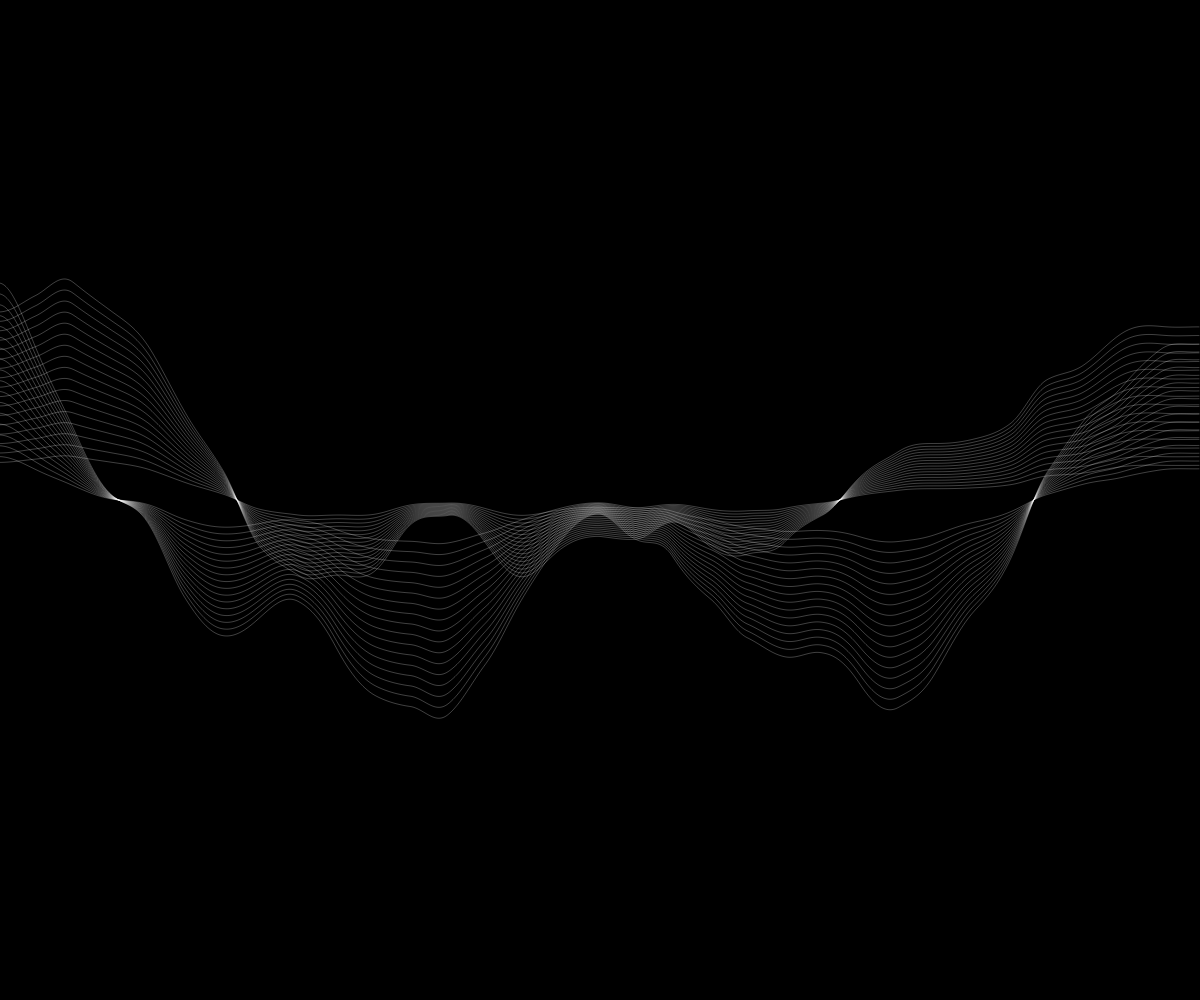
Frame 1 (no input)
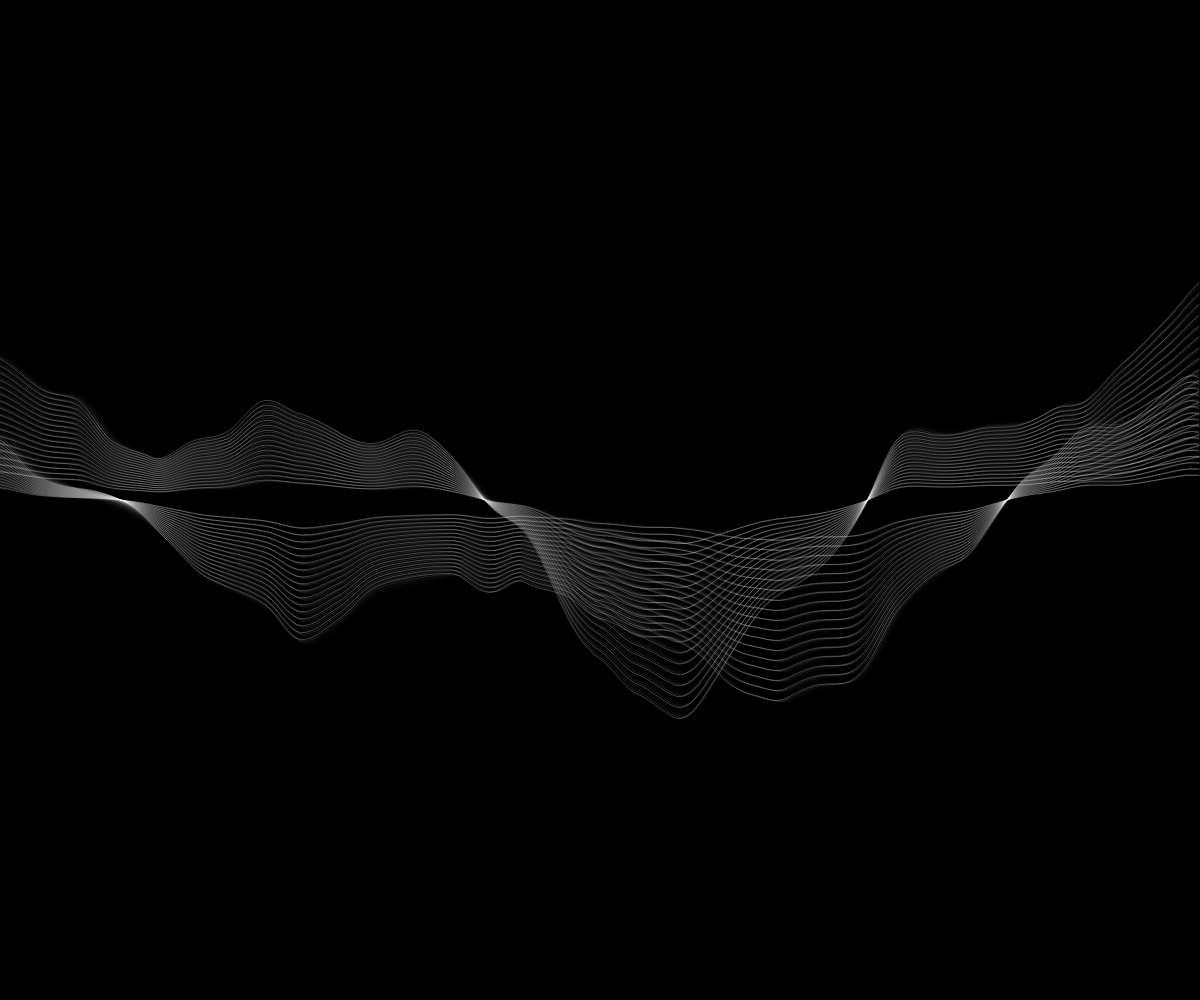
Frame 60 (no input)
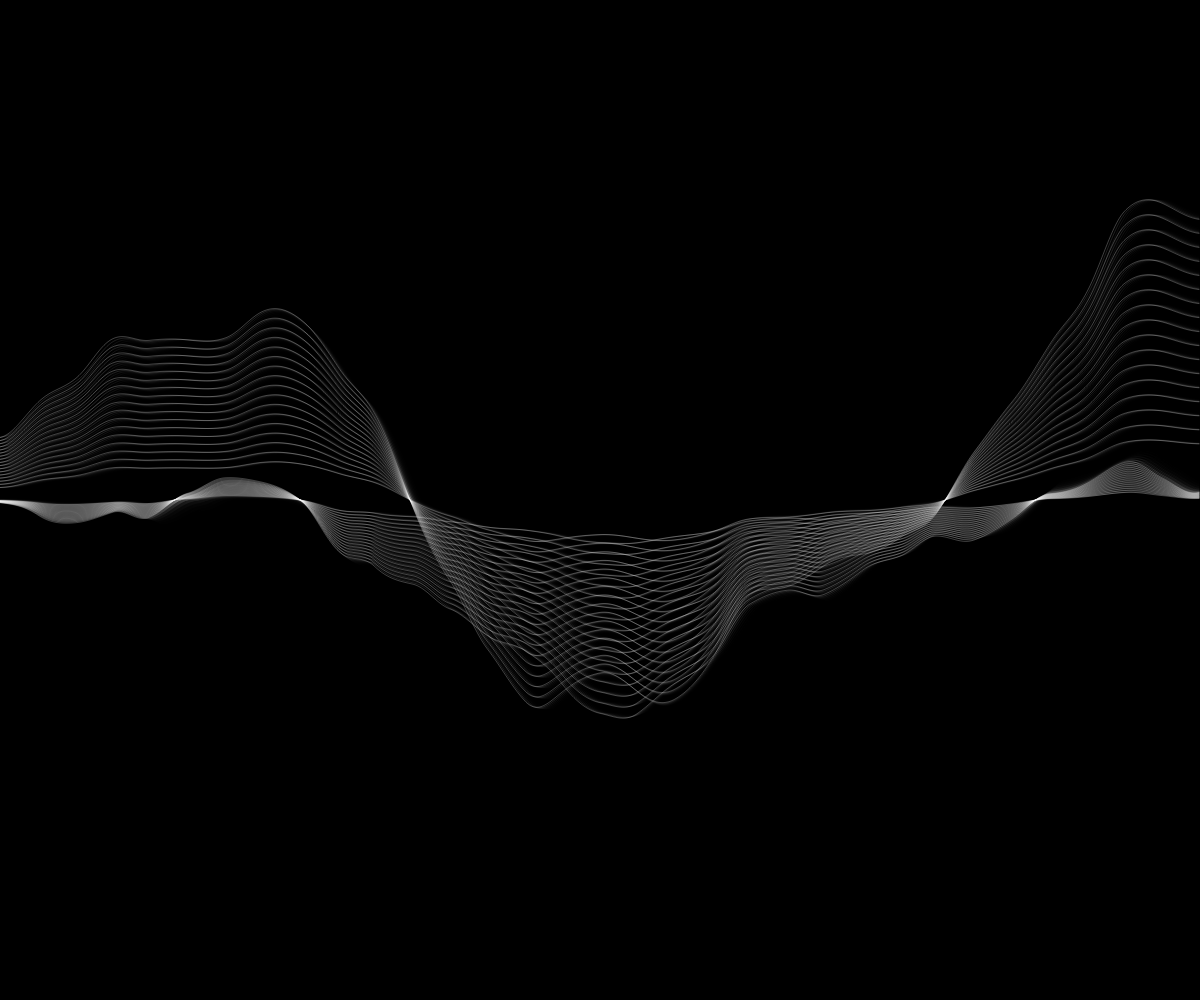
Frame 120 (the mouse pressed at the canvas centre since frame 60)

The p5.js sketch that drew these frames (run headless with seeded random() and noise() and a simulated clock; from frame 60 on, the mouse is pressed at the canvas centre):

// p5.js sketch
// ── sketch.js
const noiseScale = 2.0;

function squared(x){
  return x * x;
}

function mix(x, y, z){
  return x + (y - x) *z;
}

function coordFract(x, axis){
  // return x;
  return fract(x / axis) * axis;
}

function perlinCustom(x){
  return noise(x * noiseScale) * 2.0 - 1.0;
}

function setup(){
  createCanvas(windowWidth, windowHeight);
 
  background(0);
}

function flowLine(x, y, z, w){
  noFill();
  stroke(255, 255, 255, 64);

  beginShape();
  
  for(let i = 0; i < width; i++){
    let noise0 = perlinCustom(i / width + x * 0.125 + z);
    let noise1 = perlinCustom(i / width - x * 0.25 + z);
    let noise2 = perlinCustom(i / width * 2.0 + x + z);
  
    vertex(i, height / 2 - map((noise0 + noise1 + noise2) * y, -3, 3, -256, 256) + w);
  }
  
  endShape();
}

function draw(){
  background(0, 0, 0, 128);
  
  let secondTime = millis() * 0.001;
  secondTime *= 0.25;

  for(let i = 0; i <= 16; i++){
    flowLine(secondTime, 0.5 + i / 8, 0, 0);
    flowLine(secondTime, 0.5 + i / 8, 120, 0);
  }
}
